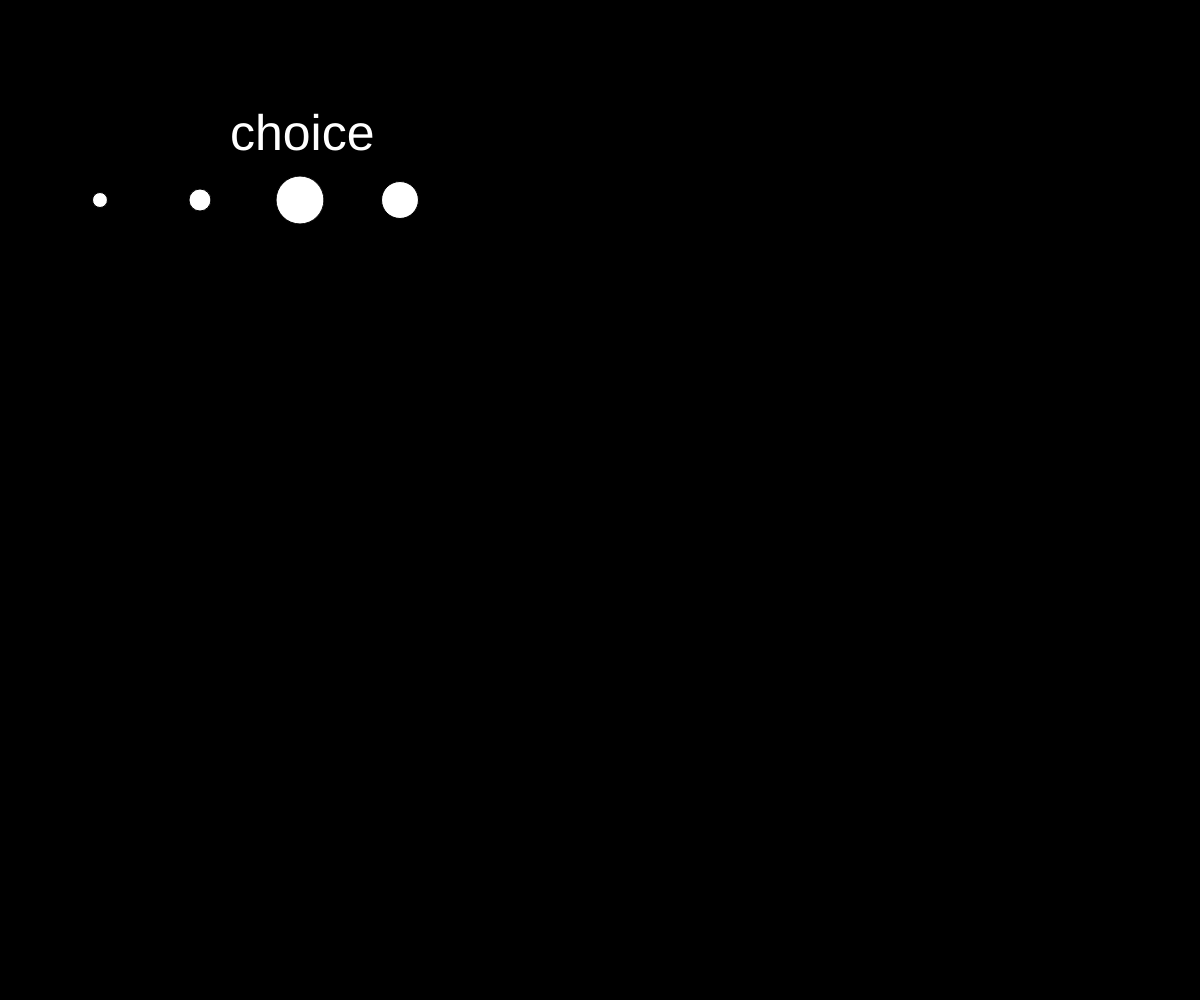
Frame 1 (no input)
Frame 60 (no input): identical to frame 1, image omitted
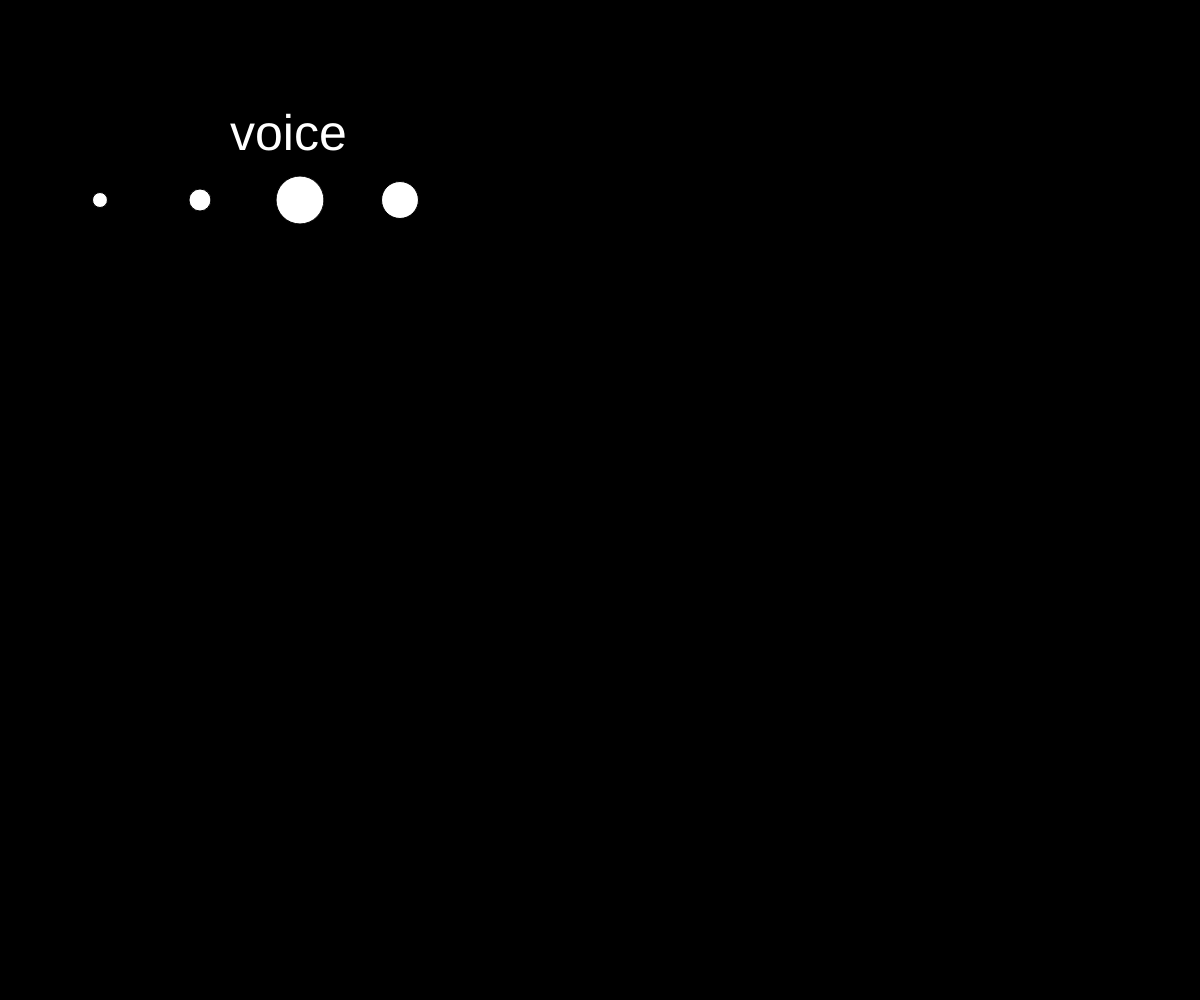
Frame 120 (the mouse pressed at the canvas centre since frame 60)

The p5.js sketch that drew these frames (run headless with seeded random() and noise() and a simulated clock; from frame 60 on, the mouse is pressed at the canvas centre):

// p5.js sketch
// ── sketch.js
var numbers = [15, 22, 48, 37];
var habits = ["choice", "voice", "hustle", "grit", "growth", "optimisim", "consideration", "bad and boujie"];
var j = 0;
function setup(){
    createCanvas(window.innerWidth,window.innerHeight);
}

function draw(){
    background(0);
    
   for(var i = 0; i < 4;  i++){
       ellipse((i+1)*100,200,numbers[i], numbers[i]);
   }
   
   fill(255);
   textSize(50);
   text(habits[j], 230, 150);
}


function mousePressed(){
    j++;
    if(j==habits.length){
        j=0;
    }
}
